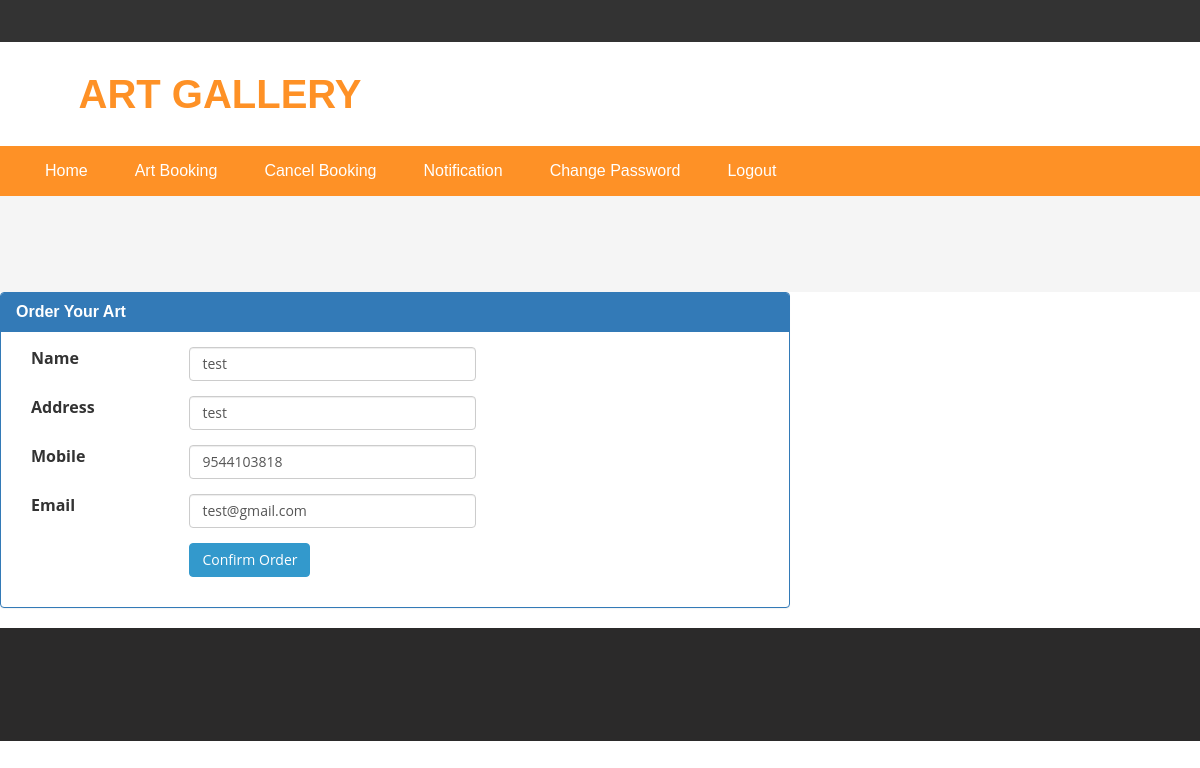
The app's page /artbooking.php (signed in), older data.
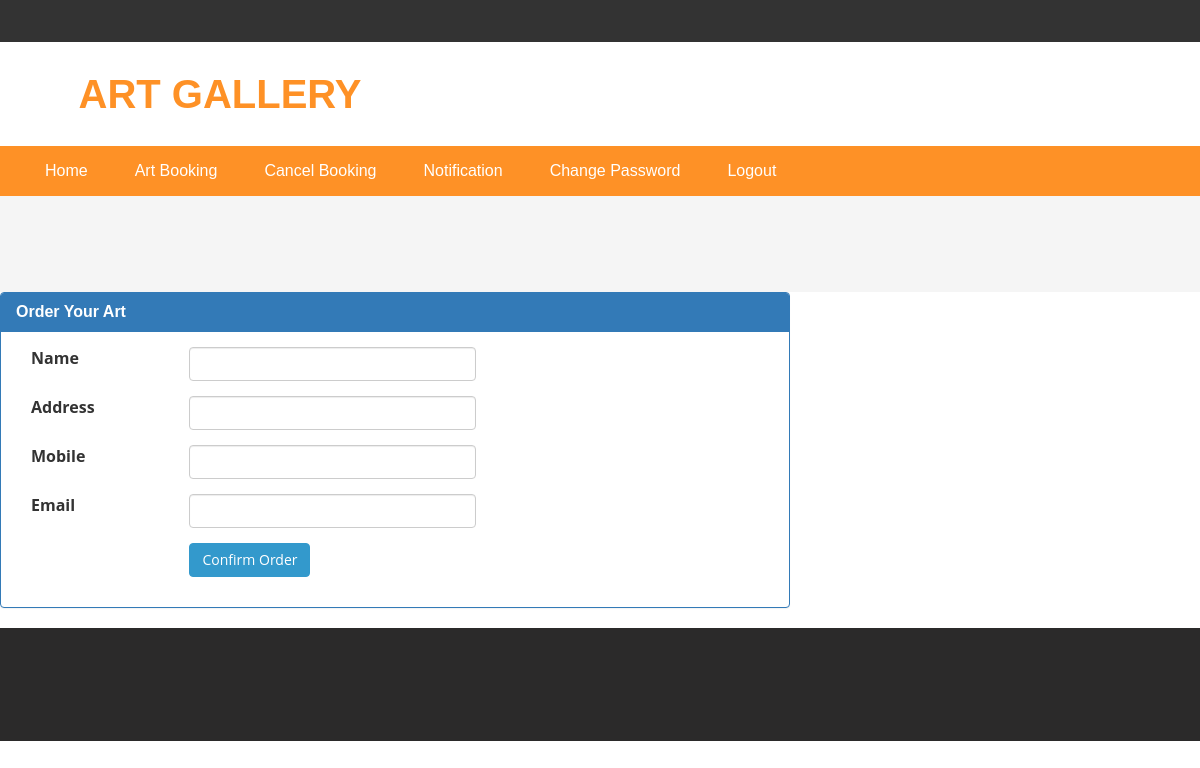
The same page, newer data.
### tables this page shows
CREATE TABLE `buyer` (
  `id` int(10) NOT NULL,
  `name` varchar(30) NOT NULL,
  `address` varchar(50) NOT NULL,
  `mobile` varchar(30) NOT NULL,
  `dob` varchar(30) NOT NULL,
  `email` varchar(30) NOT NULL,
  `location` varchar(30) NOT NULL,
  `dis` varchar(30) NOT NULL,
  `state` varchar(30) NOT NULL,
  `password` varchar(30) NOT NULL
);

### session.php (called while the page is built, shortened)
<?php
if (!isset($_SESSION['login_id']))
{
   echo '<script type="text/javascript">window.location="index.php"</script>';
}
else
{
	$login_id=$_SESSION['login_id'];
}
?>

### artbooking.php (the view, shortened to what this page needs)
<?php
include "session.php";
require("dbconfig.php");
$sqluser = "select * from buyer where id='$login_id'";
$userdetails = mysqli_query($con, $sqluser);
$row1 = mysqli_fetch_object($userdetails);
?>
<!DOCTYPE html>
<html>
<head>
	<link href="css/bootstrap.css" rel="stylesheet" type="text/css" media="all" />
	<link href="css/style.css" rel="stylesheet" type="text/css" media="all" />
</head>
<body>
	<div class="agileits_header">
		<div class="container">
			<div class="w3l_offers">
			</div>
			<div class="agile-login">
			</div>
			<div class="clearfix"> </div>
		</div>
	</div>
	<div class="logo_products">
		<div class="container">
			<div class="w3ls_logo_products_left">
				<h1><a href="index.html">Art Gallery</a></h1>
			</div>
			<div class="clearfix"> </div>
		</div>
	</div>
	<div class="navigation-agileits">
		<div class="container">
			<?php require "user_menu.php"; ?>
		</div>
	</div>
	<div class="breadcrumbs">
	</div>
	<div class="content">
		<div class="breadcrumbs">
		</div>
		<div class="row">
			<div class="col-md-8" id="adjust">
				<div class="panel panel-primary">
					<div class="panel-heading">
						<h3 class="panel-title">Order Your Art</h3>
					</div>
					<div class="panel-body">
						<form method="post">
							<div class="form-group row col-md-8">
								<label for="staticEmail" class="col-sm-4 col-form-label">Name</label>
								<div class="col-sm-8">
									<input type="text" class="form-control" id="name" name="name" value="<?php echo $row1->name; ?>">
								</div>
							</div>
							<div class="form-group row col-md-8">
								<label for="inputPassword" class="col-sm-4 col-form-label">Address</label>
								<div class="col-sm-8">
									<input type="text" class="form-control" id="address" name="address" value="<?php echo $row1->address; ?>">
								</div>
							</div>
							<div class="form-group row col-md-8">
								<label for="inputPassword" class="col-sm-4 col-form-label">Mobile</label>
								<div class="col-sm-8">
									<input type="number" class="form-control" id="number" name="mobile" value="<?php echo $row1->mobile; ?>">
								</div>
							</div>
							<div class="form-group row col-md-8">
								<label for="inputPassword" class="col-sm-4 col-form-label">Email</label>
								<div class="col-sm-8">
									<input type="text" class="form-control" id="address" name="email" value="<?php echo $row1->email; ?>">
								</div>
							</div>
							<div class="form-group row col-md-8">
								<label for="inputPassword" class="col-sm-4 col-form-label"></label>
								<div class="col-sm-8">
									<input type="submit" class="btn btn-danger" value="Confirm Order" name="book">
								</div>
							</div>
						</form>
					</div>
				</div>
			</div>
		</div>
	</div>
	<?php require "footer.php"; ?>
</body>
</html>

Row changes from the older to the newer data that the page shows:
removed buyer: name "test", address "test", mobile "9544103818", email "test@gmail.com"
